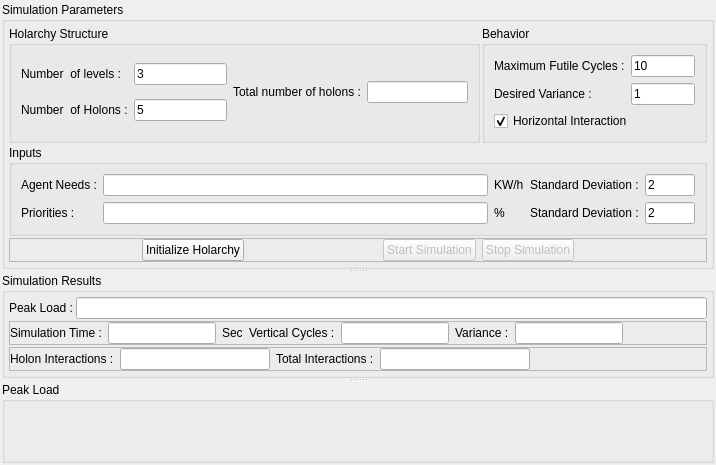
<?xml version="1.0" encoding="UTF-8"?>
<ui version="4.0">
 <class>Simulation</class>
 <widget class="QWidget" name="Simulation">
  <property name="geometry">
   <rect>
    <x>0</x>
    <y>0</y>
    <width>716</width>
    <height>465</height>
   </rect>
  </property>
  <layout class="QGridLayout" name="gridLayout_8">
   <property name="leftMargin">
    <number>2</number>
   </property>
   <property name="topMargin">
    <number>2</number>
   </property>
   <property name="rightMargin">
    <number>2</number>
   </property>
   <property name="bottomMargin">
    <number>2</number>
   </property>
   <property name="spacing">
    <number>2</number>
   </property>
   <item row="0" column="0">
    <widget class="QSplitter" name="splitter">
     <property name="orientation">
      <enum>Qt::Vertical</enum>
     </property>
     <widget class="QGroupBox" name="groupBox">
      <property name="sizePolicy">
       <sizepolicy hsizetype="Preferred" vsizetype="Preferred">
        <horstretch>0</horstretch>
        <verstretch>1</verstretch>
       </sizepolicy>
      </property>
      <property name="title">
       <string>Simulation Parameters</string>
      </property>
      <layout class="QGridLayout" name="Layout">
       <property name="leftMargin">
        <number>4</number>
       </property>
       <property name="topMargin">
        <number>4</number>
       </property>
       <property name="rightMargin">
        <number>4</number>
       </property>
       <property name="bottomMargin">
        <number>4</number>
       </property>
       <property name="spacing">
        <number>2</number>
       </property>
       <item row="0" column="1" rowspan="2" colspan="2">
        <widget class="QGroupBox" name="groupBox_3">
         <property name="title">
          <string>Behavior</string>
         </property>
         <layout class="QGridLayout" name="gridLayout_3">
          <item row="0" column="0">
           <widget class="QLabel" name="label_6">
            <property name="text">
             <string>Maximum Futile Cycles :</string>
            </property>
           </widget>
          </item>
          <item row="0" column="1">
           <widget class="QLineEdit" name="maxCycles_lineEdit">
            <property name="text">
             <string>10</string>
            </property>
           </widget>
          </item>
          <item row="1" column="0">
           <widget class="QLabel" name="label_14">
            <property name="text">
             <string>Desired Variance :</string>
            </property>
           </widget>
          </item>
          <item row="1" column="1">
           <widget class="QLineEdit" name="desiredVariance_lineEdit">
            <property name="text">
             <string>1</string>
            </property>
           </widget>
          </item>
          <item row="2" column="0" colspan="2">
           <widget class="QCheckBox" name="horizontalInteractionChkBx">
            <property name="text">
             <string>Horizontal Interaction</string>
            </property>
            <property name="checked">
             <bool>true</bool>
            </property>
           </widget>
          </item>
         </layout>
        </widget>
       </item>
       <item row="4" column="0" colspan="3">
        <widget class="QGroupBox" name="groupBox_5">
         <property name="title">
          <string>Inputs</string>
         </property>
         <layout class="QGridLayout" name="gridLayout_5">
          <item row="1" column="0">
           <widget class="QLabel" name="label_10">
            <property name="text">
             <string>Agent Needs :</string>
            </property>
           </widget>
          </item>
          <item row="1" column="4">
           <widget class="QLabel" name="label_15">
            <property name="text">
             <string>Standard Deviation :</string>
            </property>
           </widget>
          </item>
          <item row="1" column="5">
           <widget class="QLineEdit" name="resourceStandardDeviation_lineEdit">
            <property name="maximumSize">
             <size>
              <width>50</width>
              <height>16777215</height>
             </size>
            </property>
            <property name="text">
             <string>2</string>
            </property>
           </widget>
          </item>
          <item row="2" column="1" colspan="2">
           <widget class="QLineEdit" name="priorities_lineEdit">
            <property name="sizePolicy">
             <sizepolicy hsizetype="Expanding" vsizetype="Fixed">
              <horstretch>1</horstretch>
              <verstretch>0</verstretch>
             </sizepolicy>
            </property>
            <property name="text">
             <string/>
            </property>
           </widget>
          </item>
          <item row="2" column="0">
           <widget class="QLabel" name="label_11">
            <property name="text">
             <string>Priorities :</string>
            </property>
           </widget>
          </item>
          <item row="2" column="5">
           <widget class="QLineEdit" name="prioritiesStandardDeviation_lineEdit">
            <property name="maximumSize">
             <size>
              <width>50</width>
              <height>16777215</height>
             </size>
            </property>
            <property name="text">
             <string>2</string>
            </property>
           </widget>
          </item>
          <item row="2" column="4">
           <widget class="QLabel" name="label_16">
            <property name="text">
             <string>Standard Deviation :</string>
            </property>
           </widget>
          </item>
          <item row="2" column="3">
           <widget class="QLabel" name="label_17">
            <property name="text">
             <string>%</string>
            </property>
           </widget>
          </item>
          <item row="1" column="1" colspan="2">
           <widget class="QLineEdit" name="agentNeeds_lineEdit">
            <property name="sizePolicy">
             <sizepolicy hsizetype="Expanding" vsizetype="Fixed">
              <horstretch>1</horstretch>
              <verstretch>0</verstretch>
             </sizepolicy>
            </property>
            <property name="text">
             <string/>
            </property>
           </widget>
          </item>
          <item row="1" column="3">
           <widget class="QLabel" name="label_18">
            <property name="text">
             <string>KW/h</string>
            </property>
           </widget>
          </item>
         </layout>
        </widget>
       </item>
       <item row="0" column="0" rowspan="2">
        <widget class="QGroupBox" name="groupBox_2">
         <property name="title">
          <string>Holarchy Structure</string>
         </property>
         <layout class="QGridLayout" name="gridLayout">
          <item row="1" column="1" colspan="2">
           <widget class="QLineEdit" name="holons_lineEdit">
            <property name="text">
             <string>5</string>
            </property>
           </widget>
          </item>
          <item row="1" column="0">
           <widget class="QLabel" name="label_2">
            <property name="text">
             <string>Number  of Holons :</string>
            </property>
           </widget>
          </item>
          <item row="0" column="0">
           <widget class="QLabel" name="label">
            <property name="text">
             <string>Number  of levels :</string>
            </property>
           </widget>
          </item>
          <item row="0" column="1" colspan="2">
           <widget class="QLineEdit" name="levels_lineEdit">
            <property name="text">
             <string>3</string>
            </property>
           </widget>
          </item>
          <item row="0" column="4" rowspan="2">
           <widget class="QLabel" name="label_13">
            <property name="text">
             <string>Total number of holons :</string>
            </property>
           </widget>
          </item>
          <item row="0" column="5" rowspan="2">
           <widget class="QLineEdit" name="totalHolons_lineEdit">
            <property name="text">
             <string/>
            </property>
            <property name="readOnly">
             <bool>true</bool>
            </property>
           </widget>
          </item>
         </layout>
        </widget>
       </item>
       <item row="5" column="0" colspan="3">
        <widget class="QFrame" name="frame">
         <property name="frameShape">
          <enum>QFrame::StyledPanel</enum>
         </property>
         <property name="frameShadow">
          <enum>QFrame::Raised</enum>
         </property>
         <layout class="QGridLayout" name="gridLayout_4">
          <property name="leftMargin">
           <number>0</number>
          </property>
          <property name="topMargin">
           <number>0</number>
          </property>
          <property name="rightMargin">
           <number>0</number>
          </property>
          <property name="bottomMargin">
           <number>0</number>
          </property>
          <item row="1" column="0">
           <spacer name="horizontalSpacer_3">
            <property name="orientation">
             <enum>Qt::Horizontal</enum>
            </property>
            <property name="sizeHint" stdset="0">
             <size>
              <width>40</width>
              <height>20</height>
             </size>
            </property>
           </spacer>
          </item>
          <item row="1" column="1">
           <widget class="QPushButton" name="initializeHolarchyBut">
            <property name="text">
             <string>Initialize Holarchy</string>
            </property>
           </widget>
          </item>
          <item row="1" column="6">
           <spacer name="horizontalSpacer">
            <property name="orientation">
             <enum>Qt::Horizontal</enum>
            </property>
            <property name="sizeHint" stdset="0">
             <size>
              <width>40</width>
              <height>20</height>
             </size>
            </property>
           </spacer>
          </item>
          <item row="1" column="4">
           <widget class="QPushButton" name="startBut">
            <property name="enabled">
             <bool>false</bool>
            </property>
            <property name="text">
             <string>Start Simulation</string>
            </property>
           </widget>
          </item>
          <item row="1" column="2">
           <spacer name="horizontalSpacer_2">
            <property name="orientation">
             <enum>Qt::Horizontal</enum>
            </property>
            <property name="sizeHint" stdset="0">
             <size>
              <width>40</width>
              <height>20</height>
             </size>
            </property>
           </spacer>
          </item>
          <item row="1" column="5">
           <widget class="QPushButton" name="stopBut">
            <property name="enabled">
             <bool>false</bool>
            </property>
            <property name="text">
             <string>Stop Simulation</string>
            </property>
           </widget>
          </item>
         </layout>
        </widget>
       </item>
      </layout>
     </widget>
     <widget class="QGroupBox" name="groupBox_4">
      <property name="sizePolicy">
       <sizepolicy hsizetype="Preferred" vsizetype="Preferred">
        <horstretch>0</horstretch>
        <verstretch>1</verstretch>
       </sizepolicy>
      </property>
      <property name="title">
       <string>Simulation Results</string>
      </property>
      <layout class="QGridLayout" name="gridLayout_2">
       <property name="leftMargin">
        <number>4</number>
       </property>
       <property name="topMargin">
        <number>4</number>
       </property>
       <property name="rightMargin">
        <number>4</number>
       </property>
       <property name="bottomMargin">
        <number>4</number>
       </property>
       <property name="spacing">
        <number>2</number>
       </property>
       <item row="4" column="0" colspan="11">
        <widget class="QFrame" name="frame_2">
         <property name="frameShape">
          <enum>QFrame::StyledPanel</enum>
         </property>
         <property name="frameShadow">
          <enum>QFrame::Raised</enum>
         </property>
         <property name="lineWidth">
          <number>0</number>
         </property>
         <layout class="QGridLayout" name="gridLayout_7">
          <property name="leftMargin">
           <number>0</number>
          </property>
          <property name="topMargin">
           <number>0</number>
          </property>
          <property name="rightMargin">
           <number>0</number>
          </property>
          <property name="bottomMargin">
           <number>0</number>
          </property>
          <item row="0" column="1">
           <widget class="QLineEdit" name="holonInteractions_lineEdit">
            <property name="maximumSize">
             <size>
              <width>150</width>
              <height>16777215</height>
             </size>
            </property>
            <property name="text">
             <string/>
            </property>
            <property name="readOnly">
             <bool>true</bool>
            </property>
           </widget>
          </item>
          <item row="0" column="0">
           <widget class="QLabel" name="label_7">
            <property name="text">
             <string>Holon Interactions :</string>
            </property>
           </widget>
          </item>
          <item row="0" column="3">
           <widget class="QLineEdit" name="totalInteractions_lineEdit">
            <property name="maximumSize">
             <size>
              <width>150</width>
              <height>16777215</height>
             </size>
            </property>
            <property name="text">
             <string/>
            </property>
            <property name="readOnly">
             <bool>true</bool>
            </property>
           </widget>
          </item>
          <item row="0" column="2">
           <widget class="QLabel" name="label_8">
            <property name="text">
             <string>Total Interactions :</string>
            </property>
           </widget>
          </item>
          <item row="0" column="4">
           <spacer name="horizontalSpacer_4">
            <property name="orientation">
             <enum>Qt::Horizontal</enum>
            </property>
            <property name="sizeHint" stdset="0">
             <size>
              <width>40</width>
              <height>20</height>
             </size>
            </property>
           </spacer>
          </item>
         </layout>
        </widget>
       </item>
       <item row="2" column="0" colspan="11">
        <widget class="QFrame" name="frame_3">
         <property name="frameShape">
          <enum>QFrame::StyledPanel</enum>
         </property>
         <property name="frameShadow">
          <enum>QFrame::Raised</enum>
         </property>
         <property name="lineWidth">
          <number>0</number>
         </property>
         <layout class="QGridLayout" name="gridLayout_9">
          <property name="leftMargin">
           <number>0</number>
          </property>
          <property name="topMargin">
           <number>0</number>
          </property>
          <property name="rightMargin">
           <number>0</number>
          </property>
          <property name="bottomMargin">
           <number>0</number>
          </property>
          <item row="0" column="5">
           <widget class="QLineEdit" name="verticalCycles_lineEdit">
            <property name="maximumSize">
             <size>
              <width>150</width>
              <height>16777215</height>
             </size>
            </property>
            <property name="text">
             <string/>
            </property>
            <property name="readOnly">
             <bool>true</bool>
            </property>
           </widget>
          </item>
          <item row="0" column="1">
           <widget class="QLabel" name="label_4">
            <property name="text">
             <string>Simulation Time :</string>
            </property>
           </widget>
          </item>
          <item row="0" column="6">
           <widget class="QLabel" name="label_9">
            <property name="text">
             <string>Variance :</string>
            </property>
           </widget>
          </item>
          <item row="0" column="7">
           <widget class="QLineEdit" name="variance_lineEdit">
            <property name="maximumSize">
             <size>
              <width>150</width>
              <height>16777215</height>
             </size>
            </property>
            <property name="text">
             <string/>
            </property>
            <property name="readOnly">
             <bool>true</bool>
            </property>
           </widget>
          </item>
          <item row="0" column="2">
           <widget class="QLineEdit" name="simulationTime_lineEdit">
            <property name="maximumSize">
             <size>
              <width>150</width>
              <height>16777215</height>
             </size>
            </property>
            <property name="text">
             <string/>
            </property>
            <property name="readOnly">
             <bool>true</bool>
            </property>
           </widget>
          </item>
          <item row="0" column="3">
           <widget class="QLabel" name="label_5">
            <property name="text">
             <string>Sec</string>
            </property>
           </widget>
          </item>
          <item row="0" column="4">
           <widget class="QLabel" name="label_12">
            <property name="text">
             <string>Vertical Cycles :</string>
            </property>
           </widget>
          </item>
          <item row="0" column="8">
           <spacer name="horizontalSpacer_5">
            <property name="orientation">
             <enum>Qt::Horizontal</enum>
            </property>
            <property name="sizeHint" stdset="0">
             <size>
              <width>40</width>
              <height>20</height>
             </size>
            </property>
           </spacer>
          </item>
         </layout>
        </widget>
       </item>
       <item row="0" column="0">
        <widget class="QLabel" name="label_3">
         <property name="text">
          <string>Peak Load :</string>
         </property>
        </widget>
       </item>
       <item row="0" column="1" colspan="10">
        <widget class="QLineEdit" name="peakLoad_lineEdit">
         <property name="text">
          <string/>
         </property>
         <property name="readOnly">
          <bool>true</bool>
         </property>
        </widget>
       </item>
      </layout>
     </widget>
     <widget class="QGroupBox" name="groupBox_6">
      <property name="sizePolicy">
       <sizepolicy hsizetype="Preferred" vsizetype="Preferred">
        <horstretch>0</horstretch>
        <verstretch>5</verstretch>
       </sizepolicy>
      </property>
      <property name="title">
       <string>Peak Load</string>
      </property>
      <layout class="QGridLayout" name="gridLayout_6">
       <property name="leftMargin">
        <number>4</number>
       </property>
       <property name="topMargin">
        <number>4</number>
       </property>
       <property name="rightMargin">
        <number>4</number>
       </property>
       <property name="bottomMargin">
        <number>4</number>
       </property>
       <property name="spacing">
        <number>2</number>
       </property>
       <item row="0" column="0">
        <widget class="CustomPlot" name="peakLoadPlot" native="true"/>
       </item>
      </layout>
     </widget>
    </widget>
   </item>
  </layout>
 </widget>
 <customwidgets>
  <customwidget>
   <class>CustomPlot</class>
   <extends>QWidget</extends>
   <header>customplot.h</header>
   <container>1</container>
  </customwidget>
 </customwidgets>
 <resources/>
 <connections/>
</ui>
